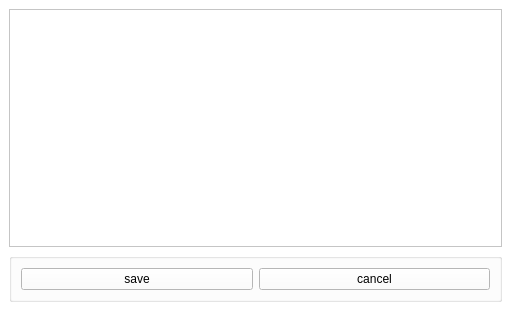
<?xml version="1.0" encoding="UTF-8"?>
<ui version="4.0">
 <class>MainWindow</class>
 <widget class="QMainWindow" name="MainWindow">
  <property name="geometry">
   <rect>
    <x>0</x>
    <y>0</y>
    <width>511</width>
    <height>333</height>
   </rect>
  </property>
  <property name="windowTitle">
   <string>MainWindow</string>
  </property>
  <property name="styleSheet">
   <string notr="true">background-color: rgb(255, 255, 255);</string>
  </property>
  <widget class="QWidget" name="centralwidget">
   <layout class="QVBoxLayout" name="verticalLayout">
    <item>
     <widget class="QTextEdit" name="textEdit"/>
    </item>
    <item>
     <widget class="QGroupBox" name="groupBox">
      <property name="title">
       <string/>
      </property>
      <layout class="QHBoxLayout" name="horizontalLayout">
       <item>
        <widget class="QPushButton" name="pushButton_save">
         <property name="text">
          <string>save</string>
         </property>
        </widget>
       </item>
       <item>
        <widget class="QPushButton" name="pushButton_cancel">
         <property name="text">
          <string>cancel</string>
         </property>
        </widget>
       </item>
      </layout>
     </widget>
    </item>
   </layout>
  </widget>
  <widget class="QMenuBar" name="menubar">
   <property name="geometry">
    <rect>
     <x>0</x>
     <y>0</y>
     <width>511</width>
     <height>21</height>
    </rect>
   </property>
  </widget>
  <widget class="QStatusBar" name="statusbar"/>
 </widget>
 <resources/>
 <connections/>
</ui>
